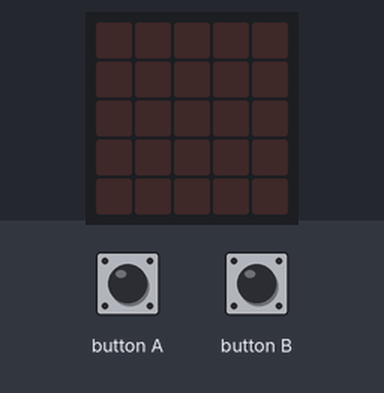
Simulated run of this program. Board: Calliope mini (MakeCode). Parts: the board's 5×5 LED display. The test bench sets the inputs (shaded band).

Above: at 1.2 s.
1.3 s: button A pressed for 0.15 s
At 1.5 s:
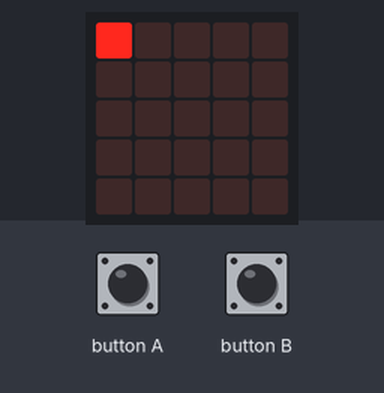
At 1.9 s:
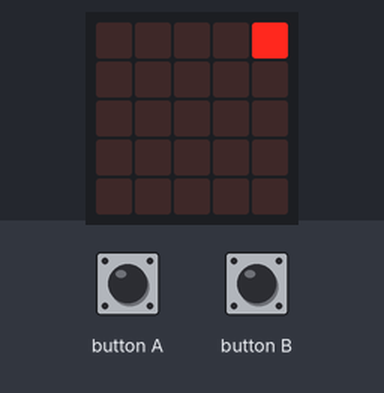
Timing chart, 0 to 4.3 s (numbered marks = the images above; inputs shaded):
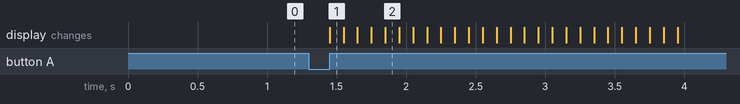

Measured:
- after the input at 1.3 s, the display: changes after 0.15 s (image 1)

The program:

main.ts
```typescript
input.onButtonEvent(Button.A, input.buttonEventClick(), function () {
    for (let y = 0; y <= 4; y++) {
        for (let x = 0; x <= 4; x++) {
            led.plot(x, y)
            basic.pause(100)
            led.unplot(x, y)
        }
    }
})
input.onButtonEvent(Button.B, input.buttonEventClick(), function () {

})
```

test.ts
```typescript
// Hier kann man Tests durchführen; diese Datei wird nicht kompiliert, wenn dieses Paket als Erweiterung verwendet wird.
```
